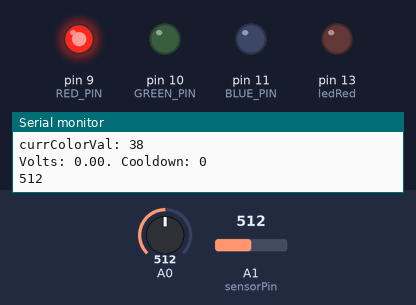
Bench run of a sketch on a simulated Arduino Uno, built with avr-gcc and run on an emulated ATmega328P. On the bench: output pins drawn as LEDs (lit = HIGH), the last lines printed to the serial monitor. The inputs (shaded band) are chosen by the test bench; at power-on: A1 (sensorPin) = 512, A0 = 512. Pins used as bus, display or sensor lines are not drawn.

Above: at 1.5 s.
1.6 s: A1 (sensorPin) set to 106
4.6 s: A1 (sensorPin) set to 89
At 9.2 s:
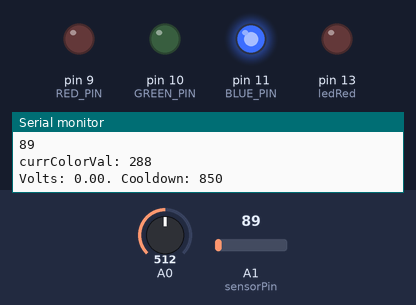
15.7 s: A1 (sensorPin) set to 591
At 17.2 s:
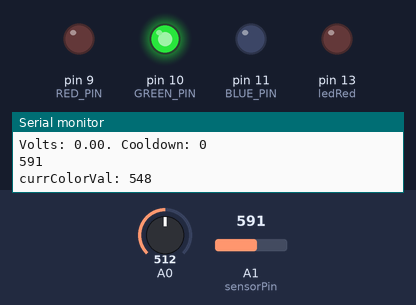
17.5 s: A1 (sensorPin) set to 608
At 19.0 s:
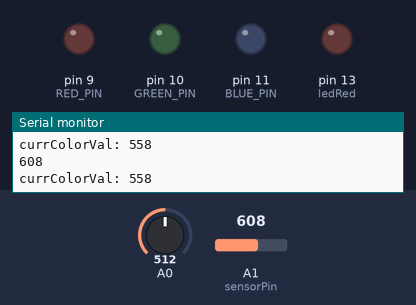
Timing chart, 0 to 20.5 s (numbered marks = the images above; inputs shaded):
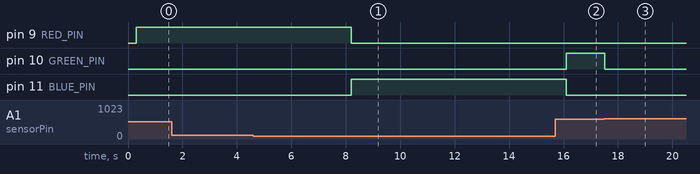

Measured:
- the behaviour switches between 100 and 99 on A1 (sensorPin) (found by bisection; images 0 and 1)
- the behaviour switches between 599 and 600 on A1 (sensorPin) (found by bisection; images 2 and 3)
- after the input at 17.5 s, pin 10 (GREEN_PIN): HIGH → LOW at once

The sketch:

combinedCode.ino
```cpp
/* Simple test of the functionality of the photo resistor

Connect the photoresistor one leg to pin 0, and pin to +5V
Connect a resistor (around 10k is a good value, higher
values gives higher readings) from pin 0 to GND. (see appendix of arduino notebook page 37 for schematics).

----------------------------------------------------

           PhotoR     10K
 +5    o---/\/\/--.--/\/\/---o GND
                  |
 Pin 0 o-----------

----------------------------------------------------
*/

#include <Wtv020sd16p.h>

int resetPin = 2;  // The pin number of the reset pin.
int clockPin = 3;  // The pin number of the clock pin.
int dataPin = 4;  // The pin number of the data pin.
int busyPin = 5;  // The pin number of the busy pin.

/*
Create an instance of the Wtv020sd16p class.
 1st parameter: Reset pin number.
 2nd parameter: Clock pin number.
 3rd parameter: Data pin number.
 4th parameter: Busy pin number.
 */
Wtv020sd16p wtv020sd16p(resetPin,clockPin,dataPin,busyPin);

int sensorPin = 1;  //define a pin for Photo resistor
int ledRed = 13;

/* Discretize audio input to one sample every SAMPLE_WINDOW mS:
 * e.g. 50mS = 20Hz sample rate. */
const int sampleWindow = 50;

/* After TIME_THRESH sampleWindows below VOL_THRESH, trigger event
 * 20Hz * 5S wait time = 100 */
const int timeThresh = 100;
int timeThreshCount;

/* Threshold for counting sample voltage as true noise. WARNING: need
 * to adjust based on audio input's hardware. */
const float volThresh = 0.5f;

/* Function pointer to a function to activate after silence threshold
 * is achieved. */
void (*threshFunc)(void) = NULL;

/* Threshold function declarations */
void blinkLed();
void printThresh();

/* Do not speak again for COOLDOWN milliseconds after speaking. */
int cooldown;
const int cooldownTime = 3000;

unsigned int sample;
unsigned int proceed = 0;

const int RED_PIN = 9;
const int GREEN_PIN = 10;
const int BLUE_PIN = 11;

int DISPLAY_TIME = 10;  // In milliseconds

int color = 0;
int currColorVal;
unsigned int currAudio;
const unsigned int maxAudioFile = 15;

void setup()
{
	currAudio = 0;
    wtv020sd16p.reset();
    Serial.begin(9600);  //Begin serial communcation
    pinMode( ledRed, OUTPUT);
    pinMode(RED_PIN, OUTPUT);
    pinMode(GREEN_PIN, OUTPUT);
    pinMode(BLUE_PIN, OUTPUT);
    timeThreshCount = 0;
    //threshFunc = &blinkLed;
    threshFunc = &playSong;
	currAudio = 0;
}

void loop()
{
    Serial.println(analogRead(sensorPin)); //Write the value of the photoresistor to the serial monitor.
    int light = analogRead(sensorPin);
    if (light < 600) {
      proceed = 1;
	  if (currColorVal < 768){
        showRGB(currColorVal);
        currColorVal += 2;
      } else {
        currColorVal = 0;
        showRGB(currColorVal);
      }
    }
    else{
      proceed = 0;
	  lightsOff();
    }

    delay(DISPLAY_TIME);
	Serial.print("currColorVal: ");
	Serial.println(currColorVal);

   if (proceed) {
      unsigned long startMillis= millis();  // Start of sample window
      unsigned int peakToPeak = 0;   // peak-to-peak level

      unsigned int signalMax = 0;
      unsigned int signalMin = 1024;

      double volts = audioSample(startMillis);
      Serial.print("Volts: ");
      Serial.print(volts);
      Serial.print(". Cooldown: ");
      Serial.println(cooldown);

      if (volts <= volThresh) {
          timeThreshCount++;
      } else {
          timeThreshCount = 0;
      }

  	if (cooldown > 0) {
  		cooldown -= sampleWindow;
  	}

      if (timeThreshCount >= timeThresh && cooldown <= 0) {
          threshFunc();
  	  cooldown = cooldownTime;
          timeThreshCount = 0;
      }
   }
}

double audioSample(unsigned long startMillis) {
    unsigned int peakToPeak = 0;   // peak-to-peak level
    unsigned int signalMax = 0;
    unsigned int signalMin = 1024;

    // collect data for 50 mS
    while (millis() - startMillis < sampleWindow)
    {
        sample = analogRead(0);
        if (sample < 1024)  // toss out spurious readings
        {
            if (sample > signalMax)
            {
                signalMax = sample;  // save just the max levels
            }
            else if (sample < signalMin)
            {
                signalMin = sample;  // save just the min levels
            }
        }
    }
    peakToPeak = signalMax - signalMin;  // max - min = peak-peak amplitude
	return (peakToPeak * 3.3) /1024; // convert to volts
}

void blinkLed() {
    /* Intentionally block thread, do not listen during blocking */
    digitalWrite(ledRed, HIGH);
    delay(2000);
    digitalWrite(ledRed, LOW);
}

void showRGB(int color)
{

if (color <= 255)          // zone 1
{
	digitalWrite(RED_PIN, HIGH);
	digitalWrite(BLUE_PIN, LOW);
	digitalWrite(GREEN_PIN, LOW);
}
else if (color <= 511)     // zone 2
{
	digitalWrite(RED_PIN, LOW);
	digitalWrite(BLUE_PIN, HIGH);
	digitalWrite(GREEN_PIN, LOW);
}
else // color >= 512       // zone 3
{
	digitalWrite(RED_PIN, LOW);
	digitalWrite(BLUE_PIN, LOW);
	digitalWrite(GREEN_PIN, HIGH);
}
}

void lightsOff() {
	digitalWrite(RED_PIN, LOW);
	digitalWrite(BLUE_PIN, LOW);
	digitalWrite(GREEN_PIN, LOW);
}

void playSong()
{
	wtv020sd16p.asyncPlayVoice(currAudio);
	if (++currAudio >= maxAudioFile) {
		currAudio = 0;
	}
}


void playSongClipped()
{
  wtv020sd16p.asyncPlayVoice(0);
  delay(2000);
  wtv020sd16p.pauseVoice();
}
```
